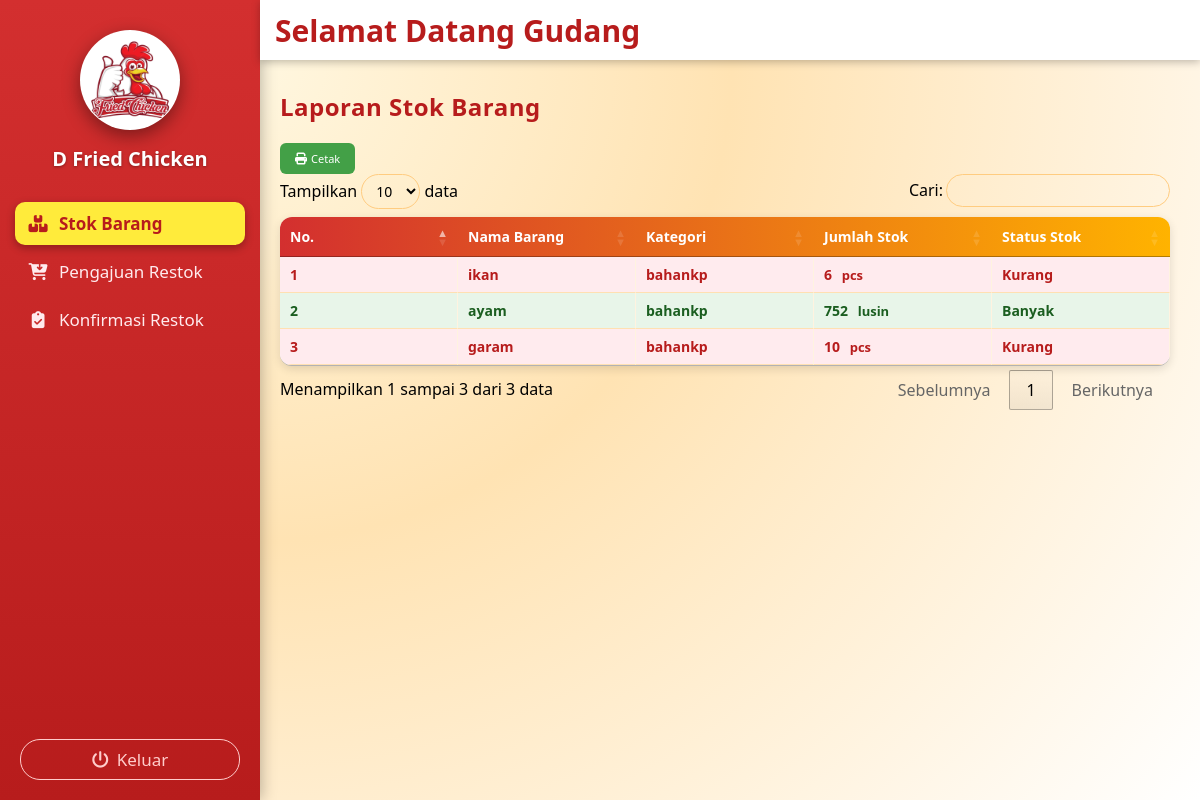
Page /gudang/stok_barang/stok_barang.php (signed in) on the committed database.
### tables this page shows
CREATE TABLE `stok_gudang` (
  `Id_stok_gudang` int NOT NULL,
  `id_barang` int NOT NULL,
  `Nama_barang` varchar(15) DEFAULT NULL,
  `Kategori` varchar(15) DEFAULT NULL,
  `Jumlah_stok` int DEFAULT NULL
);

CREATE TABLE `barang` (
  `id_barang` int NOT NULL,
  `id_kategori` int NOT NULL,
  `nama_barang` varchar(15) NOT NULL,
  `satuan` enum('pcs','box','lusin','kg','mg','gram','ons','ml','liter','pack') NOT NULL,
  `kategori` varchar(15) NOT NULL,
  `harga` int NOT NULL,
  `minimal_stok_gudang` int NOT NULL,
  `maksimal_stok_gudang` int NOT NULL DEFAULT '0',
  `minimal_stok_outlet` int NOT NULL,
  `maksimal_stok_outlet` int NOT NULL DEFAULT '0'
);

### gudang/stok_barang/stok_barang.php (the view, shortened to what this page needs)
<?php
include '../../koneksi/sidebargudang.php';
include '../../koneksi/koneksi.php';
?>
<link rel="stylesheet" href="https://cdn.datatables.net/1.13.6/css/jquery.dataTables.min.css">
<link rel="stylesheet" href="https://cdnjs.cloudflare.com/ajax/libs/font-awesome/6.5.0/css/all.min.css">
<div class="konten-utama">
  <h2>Laporan Stok Barang</h2>
  <button class="tombol tombol-cetak"><i class="fa-solid fa-print"></i> Cetak</button>
  <table id="tabel-barang" class="tabel-barang">
    <thead>
      <tr>
        <th>No.</th>
        <th>Nama Barang</th>
        <th>Kategori</th>
        <th>Jumlah Stok</th>
        <th>Status Stok</th>
      </tr>
    </thead>
    <tbody>
      <?php
      $no = 1;
    $query = mysqli_query($conn, "
  SELECT
    sg.Id_stok_gudang,
    sg.Id_barang,
    sg.Nama_barang,
    sg.Kategori,
    sg.Jumlah_stok,
    b.minimal_stok_gudang,
    b.satuan,
    COALESCE(k.nama_kategori, sg.Kategori) AS nama_kategori
  FROM stok_gudang sg
  JOIN barang b ON b.id_barang = sg.Id_barang
  LEFT JOIN kategori k ON k.id_kategori = sg.Kategori
  ORDER BY sg.Id_stok_gudang ASC
");
      while($row = mysqli_fetch_assoc($query)) {
        $stok = (int)$row['Jumlah_stok'];
        $min  = (int)$row['minimal_stok_gudang'];
        if ($stok < $min) {
          $kelas = 'tr-merah';
          $peringatan = 'Kurang';
        } elseif ($stok >= 2 * $min) {
          $kelas = 'tr-hijau';
          $peringatan = 'Banyak';
        } else {
          $kelas = 'tr-kuning';
          $peringatan = 'Sedang';
        }
      ?>
      <tr class="<?= $kelas; ?>">
        <td data-label="No"><?= $no++; ?></td>
        <td data-label="Nama Barang"><?= htmlspecialchars($row['Nama_barang']); ?></td>
        <td data-label="Kategori"><?= htmlspecialchars($row['nama_kategori']); ?></td>
        <td data-label="Jumlah Stok">
  <?= $stok; ?>
  <?php if (!empty($row['satuan'])): ?>
    <small><?= htmlspecialchars($row['satuan']); ?></small>
  <?php endif; ?>
</td>
        <td data-label="Peringatan"><?= $peringatan; ?></td>
      </tr>
      <?php } ?>
    </tbody>
  </table>
</div>

### koneksi/sidebargudang.php (shortened to what this page needs)
<?php
$halaman = basename($_SERVER['PHP_SELF']);
?>
<!DOCTYPE html>
<html lang="id">
<head>
  <link rel="stylesheet" href="https://cdnjs.cloudflare.com/ajax/libs/font-awesome/6.5.0/css/all.min.css">
</head>
<body>
  <div class="menu-samping" id="menuSamping">
    <div class="bagian-foto">
      <img src="../../gambar/logo.jpg" alt="Logo Gerai" class="gambar" />
      <div class="nama-logo">
        D Fried Chicken
      </div>
    </div>
    <div class="daftar-menu">
      <a href="../stok_barang/stok_barang.php" class="<?= $halaman == 'stok_barang.php' ? 'active' : '' ?>">
        <i class="fa-solid fa-boxes-stacked"></i> Stok Barang
      </a>
      <a href="../pengajuan_restok/pengajuan_restok.php" class="<?= $halaman == 'pengajuan_restok.php' ? 'active' : '' ?>">
        <i class="fa-solid fa-cart-arrow-down"></i> Pengajuan Restok
      </a>
      <a href="../konfirmasi_restok/konfirmasi_restok.php" class="<?= $halaman == 'konfirmasi_restok.php' ? 'active' : '' ?>">
        <i class="fa-solid fa-clipboard-check"></i> Konfirmasi Restok
      </a>
    </div>
    <button class="tombol-keluar" id="keluar">
      <i class="fa-solid fa-power-off"></i> Keluar
    </button>
  </div>
  <div class="menu-atas">
    <div class="welcome-text">
      Selamat Datang Gudang
    </div>
  </div>
</body>
</html>

### koneksi/sidebargudang.php (style rules this page uses)
* { margin: 0; padding: 0; box-sizing: border-box; font-family: 'Segoe UI', Tahoma, Geneva, Verdana, sans-serif; }
body { display: flex; min-height: 100vh; background: #f3f3f3; overflow-x: hidden; }
.menu-samping { width: 260px; background: linear-gradient(180deg, #d32f2f, #b71c1c); display: flex; flex-direction: column; padding: 30px 0 20px 0; color: #fff; position: fixed; top: 0; bottom: 0; left: 0; z-index: 200; box-shadow: 2px 0 14px rgba(0,0,0,.25); transition: transform 0.3s ease; }
.bagian-foto { width: 100%; display: flex; flex-direction: column; justify-content: center; align-items: center; margin-bottom: 30px; text-align: center; padding: 0 15px; }
.bagian-foto img { width: 100px; height: 100px; border-radius: 50%; object-fit: cover; display: block; margin: 0 auto 10px auto; transition: .3s; box-shadow: 0 6px 18px rgba(0,0,0,.4); border: 1px solid rgba(255, 255, 255, 0.9); background: #fff; }
.nama-logo { margin-top:5px; font-size: 20px; font-weight: 700; color: #ffffff; text-shadow: 0 1px 3px rgba(0,0,0,0.35); }
.daftar-menu { display: flex; flex-direction: column; width: 100%; padding: 0 15px; gap: 5px; }
.daftar-menu a { display: flex; align-items: center; justify-content: flex-start; text-decoration: none; color: #ffebee; font-weight: 500; font-size: 17px; padding: 10px 12px; border-radius: 10px; transition: all .25s ease; cursor: pointer; }
.daftar-menu a i { margin-right: 10px; width: 22px; text-align: center; font-size: 17px; }
.daftar-menu a.active { background: #ffeb3b; color: #b71c1c; font-weight: 700; box-shadow: 0 3px 8px rgba(0,0,0,0.3); }
.daftar-menu a.active i { color: #b71c1c; }
.tombol-keluar { background: transparent; color: #ffcccb; border: 1.5px solid #ffcccb; padding: 8px 20px; border-radius: 20px; cursor: pointer; display: flex; align-items: center; justify-content: center; font-size: 17px; font-weight: 500; margin-top: auto; margin-left: 20px; margin-right: 20px; }
.tombol-keluar i { margin-right: 8px; }
.menu-atas { position: fixed; top: 0; left: 260px; right: 0; height: 60px; background: #ffffff; box-shadow: 0 2px 8px rgba(0, 0, 0, 0.25); display: flex; justify-content: flex-start; align-items: center; padding: 0 15px; z-index: 250; transition: left 0.3s ease; }
.welcome-text { font-size: 30px; font-weight: 600; color: #b71c1c; }

### gudang/stok_barang/stok_barang.php (style rules this page uses)
.konten-utama { margin-left:250px; margin-top:60px; padding:30px; min-height:calc(100vh - 60px); background: radial-gradient(circle at top left, #fff7e0 0%, #ffe3b3 40%, #ffffff 100%); font-family:Arial,sans-serif; }
.konten-utama h2 { margin-bottom:20px; color:#b71c1c; font-weight:700; letter-spacing:.5px; }
.tombol { border:none; border-radius:6px; cursor:pointer; color:white; font-size:11px; transition:0.25s; display:inline-flex; align-items:center; gap:4px; }
.tombol i { font-size:12px; }
.tombol-cetak { background:#43a047; margin-right:10px; padding:8px 15px; }
.tabel-barang { width:100%; border-collapse:collapse; background:white; border-radius:12px; overflow:hidden; box-shadow:0 3px 10px rgba(0,0,0,0.12); table-layout:fixed; }
.tabel-barang thead tr { background: linear-gradient(90deg, #d32f2f, #ffb300); }
.tabel-barang th { color:#ffffff; text-align:left; padding:12px 15px; font-weight:600; font-size:14px; }
.tabel-barang td { padding:10px 15px; border-bottom:1px solid #ffe0b2; border-right:1px solid #fff3e0; font-size:14px; color:#424242; }
.tabel-barang tr:nth-child(even) { background:#fffdf7; }
.tr-merah { background:#ffebee !important; }
.tr-merah, .tr-merah td, .tr-merah th, .tr-merah a, .tr-merah span, .tr-merah strong { color:#b71c1c !important; font-weight:700; }
.tr-hijau { background:#e8f5e9 !important; }
.tr-hijau, .tr-hijau td, .tr-hijau th, .tr-hijau a, .tr-hijau span, .tr-hijau strong { color:#1b5e20 !important; font-weight:700; }
.tabel-barang td small { font-size:13px; margin-left:6px; font-weight:600; text-transform:lowercase; }
.tr-merah td small { color:#b71c1c !important; font-weight:700; }
.tr-hijau td small { color:#1b5e20 !important; font-weight:700; }

### rows in the picture
stok_gudang: Nama_barang "ikan", nama_kategori "bahankp", Jumlah_stok "6", id_barang.satuan "pcs", Jumlah_stok.minimal_stok_gudang "Kurang"
stok_gudang: Nama_barang "ayam", nama_kategori "bahankp", Jumlah_stok "752", id_barang.satuan "lusin", Jumlah_stok.minimal_stok_gudang "Banyak"
stok_gudang: Nama_barang "garam", nama_kategori "bahankp", Jumlah_stok "10", id_barang.satuan "pcs", Jumlah_stok.minimal_stok_gudang "Kurang"
